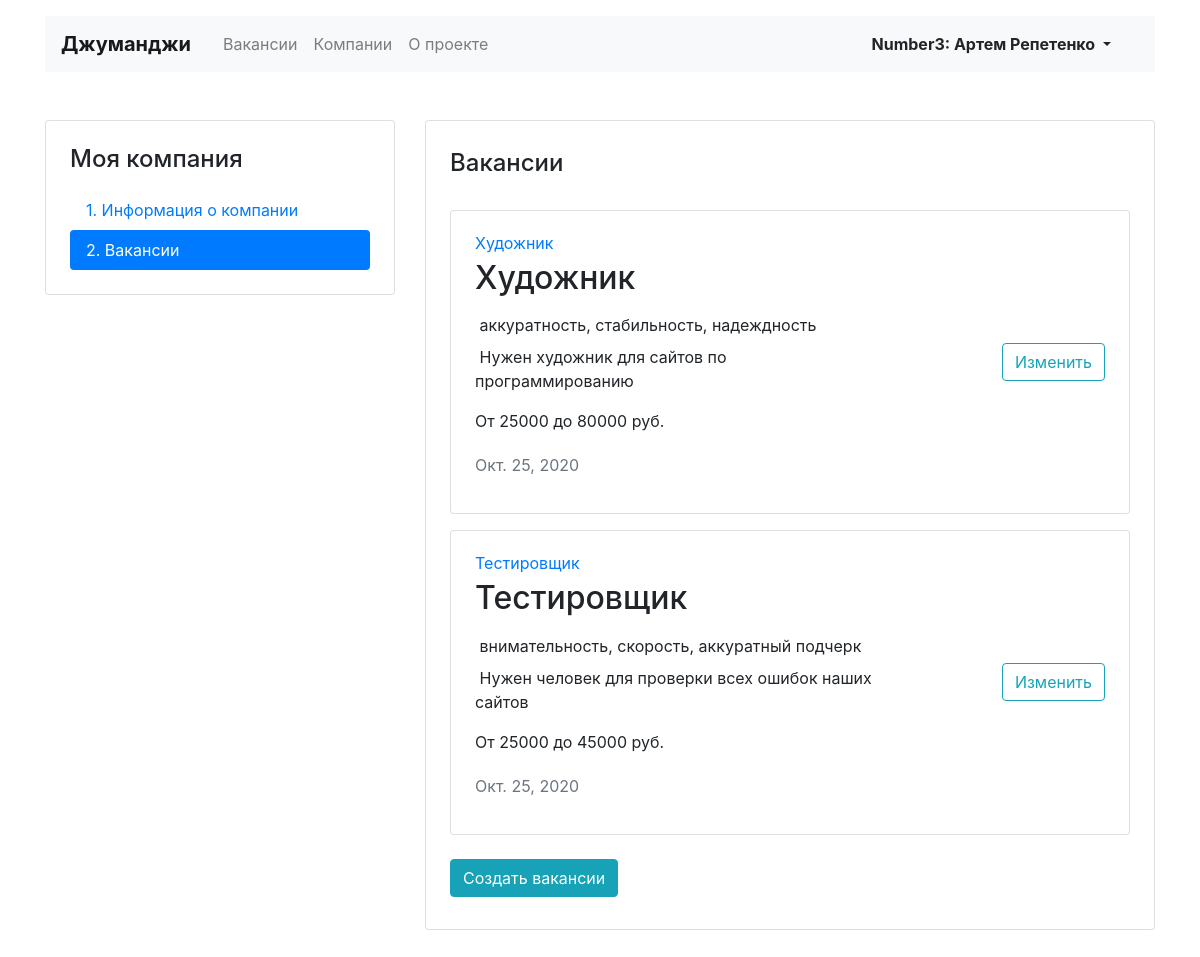
The page /mycompany/vacancies (signed in) on the database its author committed.
### jumanji/models.py (models this page shows)
class Vacancy(models.Model):
    title = models.CharField(max_length=25)
    skills = models.CharField(max_length=100)
    description = models.CharField(max_length=200)
    salary_min = models.IntegerField()
    salary_max = models.IntegerField()
    published_at = models.DateField()
    specialty = models.ForeignKey(Specialty, on_delete=models.CASCADE, related_name='vacancies', unique=False)
    company = models.ForeignKey(Company, on_delete=models.CASCADE, related_name='vacancies', unique=False)

### jumanji/views.py (the view)
# urls.py: path('mycompany/vacancies', views.vacancies_list_mycompany_view, name='mycompany_vacancies'),
def vacancies_list_mycompany_view(request):
    Anonymous = request.user.is_anonymous
    if Anonymous is False:
        try:
            company_by_user_id = models.Company.objects.get(owner_id=User.objects.get(username=request.user).id).id
            vacncies_company_by_user = models.Vacancy.objects.filter(company=company_by_user_id)
            count_vacncies_company_by_user = models.Vacancy.objects.filter(company=company_by_user_id).count()
            return render(request, 'vacancy-list.html', context={
                'vacancies': vacncies_company_by_user,
                'count_vacancies': count_vacncies_company_by_user
            })
        except ObjectDoesNotExist:
            return HttpResponseRedirect(reverse('mycompany'))
    else:
        return HttpResponseRedirect(reverse('register'))

### templates/vacancy-list.html (shortened to what this page needs)
{% extends 'base.html' %}
{% block content %}
  <main class="container mt-3 pb-5">
    <div class="row mt-5">
      <div class="col-12 col-lg-4">
        <aside class="pt-3 pb-4 px-4 mb-5 card">
          <h1 class="h4 pt-2 pb-2">Моя компания</h1>
          <div class="nav flex-column nav-pills" id="v-pills-tab" role="tablist" aria-orientation="vertical">
            <a class="nav-link" href="{% url 'mycompany' %}">1. Информация о&nbsp;компании</a>
            <a class="nav-link active" href="">2. Вакансии</a>
          </div>
        </aside>
      </div>
      <div class="col-12 col-lg-8">
        <div class="card">
          <div class="card-body px-4 pb-4">
            <section class="tab-pane fade show active">
              <h2 class="h4 pt-2 pb-3">Вакансии</h2>
              {% if count_vacancies == 0 %} <p class="alert alert-info" role="alert">У вас пока нет вакансий, но вы можете создать первую!</p>
              {% elif count_vacancies > 0 %}
                {% for vacancy in vacancies %}
                  <div class="card mt-3">
                    <div class="card-body px-4">
                      <div class="row align-items-center">
                        <div class="col-6 col-lg-8">
                          <a href="{% url 'one_vacancy' vacancy.id %}" class="mb-1">{{vacancy.title}}</a>
                          <p class="mb-1">
                            <h2 class="h2 pb-2">{{vacancy.title}}</h2>
                            <p class="mb-2">{{vacancy.skills}}</p>
                            <p>{{vacancy.description}}</p>
                            <p>От {{vacancy.salary_min}} до {{vacancy.salary_max}} руб.</p>
                            <p class="text-muted pt-1">{{vacancy.published_at}}</p>
                          </p>
                        </div>
                        <div class="col-6 col-lg-4 text-right">
                          <a href="{% url 'mycompany_vacancy_edit' vacancy.id %}" class="btn btn-outline-info">Изменить</a>
                        </div>
                      </div>
                    </div>
                  </div>
                {% endfor %}
              {% endif %}
              <a href="{% url 'vacancy_generate' %}" class="btn btn-info mb-2 mt-4">Создать вакансии</a>
            </section>
          </div>
        </div>
      </div>
    </div>
  </main>
{% endblock %}

### templates/base.html (shortened to what this page needs)
<!DOCTYPE html>
<html lang="en">
<head>
    <link rel="stylesheet" href="https://stackpath.bootstrapcdn.com/bootstrap/4.3.1/css/bootstrap.min.css">
</head>
<body>
    <header class="container mt-3">
    <nav class="navbar navbar-expand-lg navbar-light bg-light">
      <a class="navbar-brand mr-4 font-weight-bold" href="{% url 'main_page' %}">Джуманджи</a>
      <div class="collapse navbar-collapse justify-content-between" id="navbarNav">
        <ul class="navbar-nav col-10">
          <li class="nav-item">
            <a class="nav-link" href="{% url 'all_vacancies' %}">Вакансии</a>
          </li>
          <li class="nav-item">
            <a class="nav-link" href="{% url 'all_companies' %}">Компании</a>
          </li>
          <li class="nav-item">
            <a class="nav-link" href="{% url 'main_page' %}">О проекте</a>
          </li>
        </ul>
        <ul class="navbar-nav col-2 justify-content-end">
          <li class="nav-item active">
            {% if user.is_active %}
              <div class="btn-group">
                <button type="button" class="btn dropdown-toggle font-weight-bold" data-toggle="dropdown" aria-haspopup="true" aria-expanded="false">
                  {{user.username}}: {{user.first_name}} {{user.last_name}}
                </button>
              </div>
            {% endif %}
          </li>
        </ul>
      </div>
    </nav>
  </header>
    {% block content %}
    {% endblock %}
</body>
</html>

### templates/vacancy-list.html (style rules this page uses)
body { background-color: #F6F2E6; }

### rows shown on the page
Vacancy: title "Художник", skills "аккуратность, стабильность, надеждность", description "Нужен художник для сайтов по программированию", salary_min "25000", salary_max "80000", published_at "Окт. 25, 2020"
Vacancy: title "Тестировщик", skills "внимательность, скорость, аккуратный подчерк", description "Нужен человек для проверки всех ошибок наших сайтов", salary_min "25000", salary_max "45000", published_at "Окт. 25, 2020"

### other values the page prints
{{ user.username }} "Number3"
{{ user.first_name }} "Артем"
{{ user.last_name }} "Репетенко"
